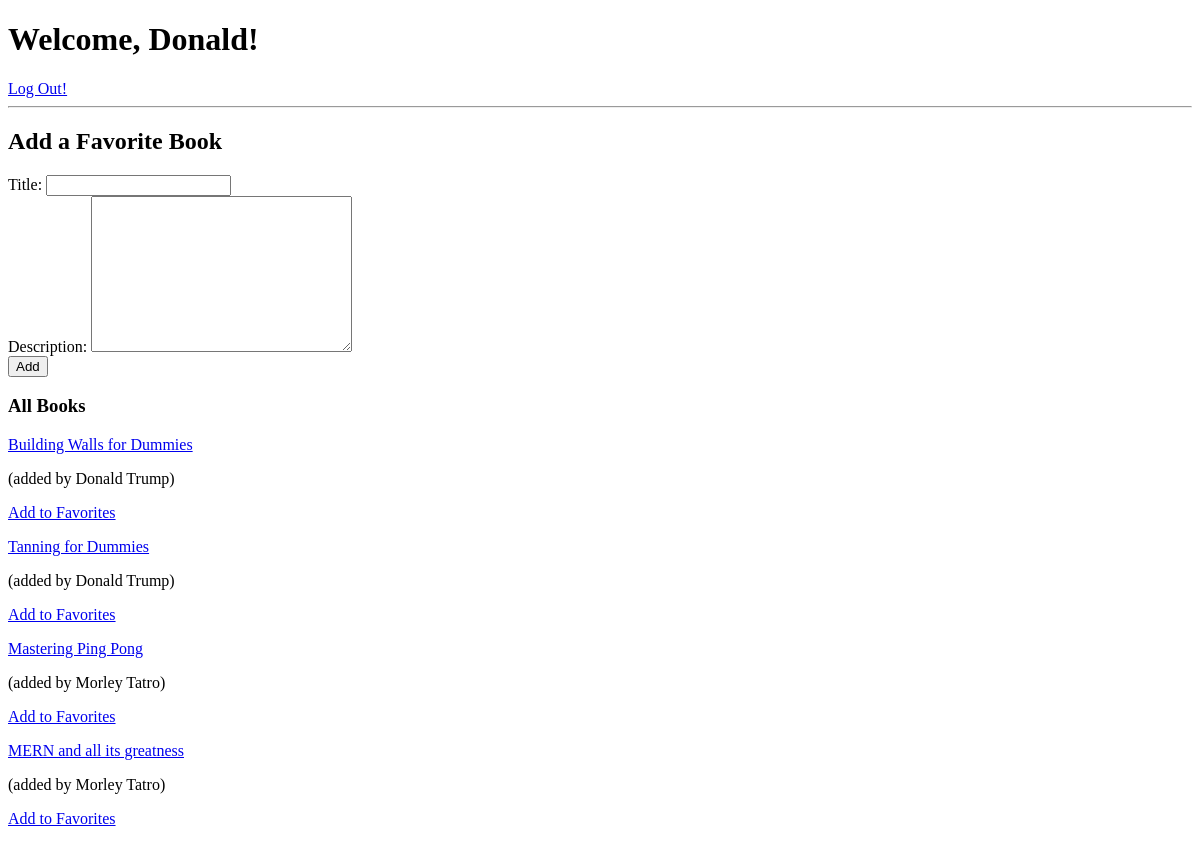
Before: /books (signed in) with the older database file.
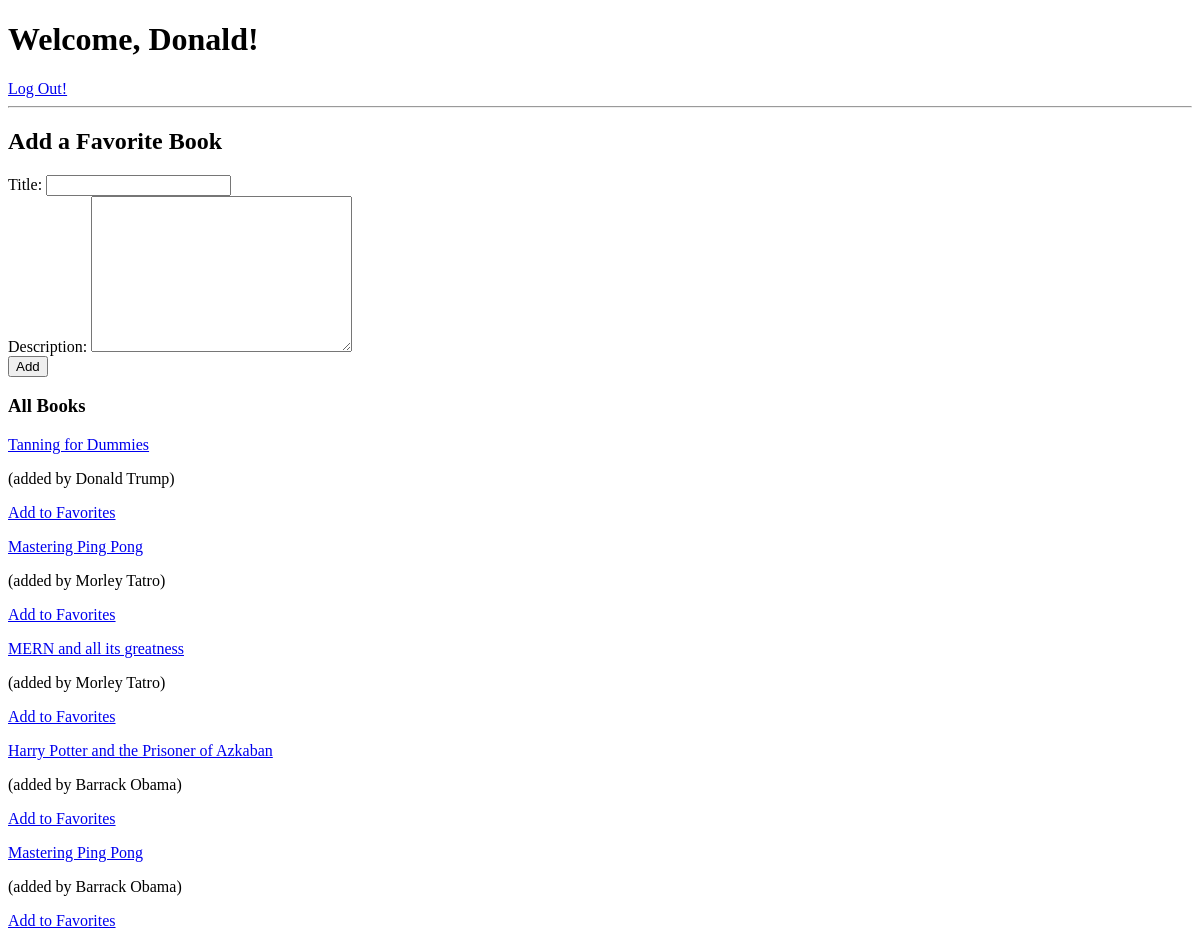
After: the same page with the newer database file.
### main/models.py (models this page shows)
class User(models.Model):
    first_name = models.CharField(max_length=255)
    last_name = models.CharField(max_length=255)
    email = models.EmailField()
    password = models.CharField(max_length=255)
    created_at = models.DateTimeField(auto_now_add=True)
    updated_at = models.DateTimeField(auto_now=True)
    objects = UserManager()

class Book(models.Model):
    title = models.CharField(max_length=255)
    desc = models.TextField()
    uploaded_by = models.ForeignKey(User, related_name='uploaded_books', on_delete=models.CASCADE)
    users_who_like = models.ManyToManyField(User, related_name='liked_books')
    created_at = models.DateTimeField(auto_now_add=True)
    updated_at = models.DateTimeField(auto_now=True)

### main/views.py (the view)
# urls.py: path('books', views.books),
def books(request):
    if 'user_id' not in request.session:
        return redirect('/')
    context = {
        'user':User.objects.get(id=request.session['user_id']),
        'books':Book.objects.all(),
    }
    return render(request, 'books.html', context)

### main/templates/books.html (shortened to what this page needs)
<!DOCTYPE html>
<html lang="en">
<head>
</head>
<body>
    <h1>Welcome, {{user.first_name}}!</h1>
    <a href="/logout">Log Out!</a>
    <hr>
    <h2>Add a Favorite Book</h2>
    <form action="/add_book" method="POST">
        <div>
            <label for="">Title: </label>
            <input type="text" name="title" id="">
        </div>
        <div>
            <label for="">Description: </label>
            <textarea name="desc" id="" cols="30" rows="10"></textarea>
        </div>
        <button>Add</button>
    </form>
    <h3>All Books</h3>
    {%for book in books %}
    <p><a href="/books/{{ book.id }}">{{ book.title }}</a></p>
    <p>(added by {{ book.uploaded_by.first_name }} {{book.uploaded_by.last_name}})</p>
    {% if book in user.liked_books.all %}
    <p><i>this is one of your favorites </i></p>
    {% else %}
    <p><a href="/add_to_fav/{{book.id}}">Add to Favorites</a></p>
    {% endif %} {%endfor%}
</body>
</html>

Changed rows visible on the page:
removed Book: title "Building Walls for Dummies", uploaded_by.first_name "Donald", uploaded_by.last_name "Trump"
added Book: title "Harry Potter and the Prisoner of Azkaban", uploaded_by.first_name "Barrack", uploaded_by.last_name "Obama"
added Book: title "Mastering Ping Pong", uploaded_by.first_name "Barrack", uploaded_by.last_name "Obama"
